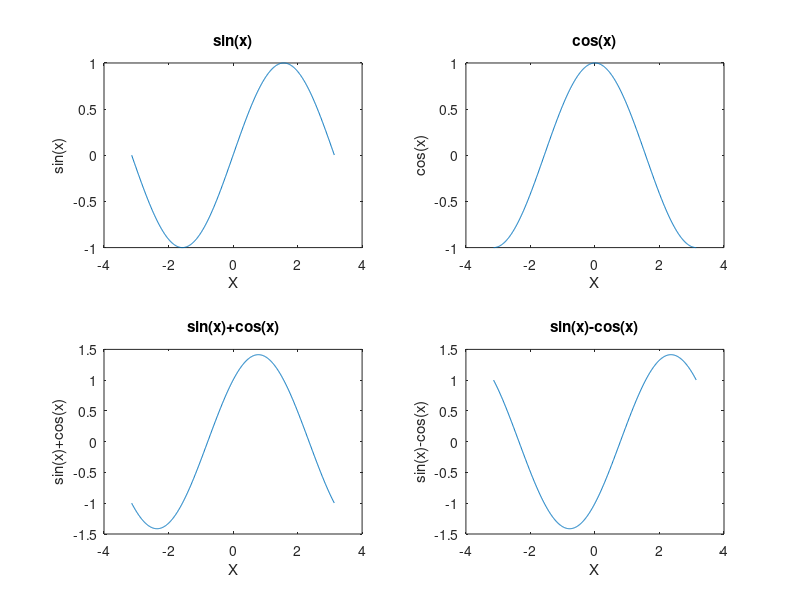

Here is the MATLAB script that generated this plot:
%   plotting several graphics in one graph
%   filename: Subplot
x = -pi : 0.01 : pi;
y_1 = sin(x);
y_2 = cos(x);

subplot(2,2,1),plot(x,y_1);
title('sin(x)');
xlabel('X');
ylabel('sin(x)');

subplot(2,2,2),plot(x,y_2);
xlabel('X');
ylabel('cos(x)');
title('cos(x)');

subplot(2,2,3),plot(x,y_1 + y_2);
title('sin(x)+cos(x)');
xlabel('X');
ylabel('sin(x)+cos(x)');

subplot(2,2,4),plot(x,y_1 - y_2);
title('sin(x)-cos(x)');
xlabel('X');
ylabel('sin(x)-cos(x)');